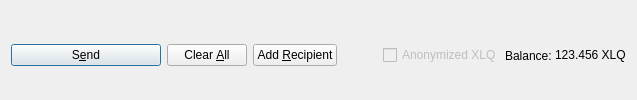
         <widget class="QFrame" name="frame_Send">
          <layout class="QHBoxLayout" name="horizontalLayout">
           <property name="bottomMargin">
            <number>0</number>
           </property>
           <item>
            <widget class="QPushButton" name="sendButton">
             <property name="minimumSize">
              <size>
               <width>150</width>
               <height>0</height>
              </size>
             </property>
             <property name="toolTip">
              <string>Confirm the send action</string>
             </property>
             <property name="text">
              <string>S&amp;end</string>
             </property>
             <property name="icon">
              <iconset resource="../alqo.qrc">
               <normaloff>:/icons/send</normaloff>:/icons/send</iconset>
             </property>
             <property name="autoDefault">
              <bool>false</bool>
             </property>
             <property name="default">
              <bool>true</bool>
             </property>
            </widget>
           </item>
           <item>
            <widget class="QPushButton" name="clearButton">
             <property name="sizePolicy">
              <sizepolicy hsizetype="Minimum" vsizetype="Fixed">
               <horstretch>0</horstretch>
               <verstretch>0</verstretch>
              </sizepolicy>
             </property>
             <property name="toolTip">
              <string>Clear all fields of the form.</string>
             </property>
             <property name="text">
              <string>Clear &amp;All</string>
             </property>
             <property name="icon">
              <iconset resource="../alqo.qrc">
               <normaloff>:/icons/remove</normaloff>:/icons/remove</iconset>
             </property>
             <property name="autoDefault">
              <bool>false</bool>
             </property>
            </widget>
           </item>
           <item>
            <widget class="QPushButton" name="addButton">
             <property name="toolTip">
              <string>Send to multiple recipients at once</string>
             </property>
             <property name="text">
              <string>Add &amp;Recipient</string>
             </property>
             <property name="icon">
              <iconset resource="../alqo.qrc">
               <normaloff>:/icons/add</normaloff>:/icons/add</iconset>
             </property>
             <property name="autoDefault">
              <bool>false</bool>
             </property>
            </widget>
           </item>
           <item>
            <spacer name="horizontalSpacer">
             <property name="orientation">
              <enum>Qt::Horizontal</enum>
             </property>
             <property name="sizeHint" stdset="0">
              <size>
               <width>40</width>
               <height>20</height>
              </size>
             </property>
            </spacer>
           </item>
           <item>
            <layout class="QHBoxLayout" name="horizontalLayout_2">
             <property name="spacing">
              <number>3</number>
             </property>
             <item>
              <widget class="QCheckBox" name="checkzXLQ">
               <property name="enabled">
                <bool>false</bool>
               </property>
               <property name="text">
                <string>Anonymized XLQ</string>
               </property>
              </widget>
             </item>
             <item>
              <widget class="QLabel" name="label">
               <property name="text">
                <string>Balance:</string>
               </property>
              </widget>
             </item>
             <item>
              <widget class="QLabel" name="labelBalance">
               <property name="sizePolicy">
                <sizepolicy hsizetype="Preferred" vsizetype="Fixed">
                 <horstretch>0</horstretch>
                 <verstretch>0</verstretch>
                </sizepolicy>
               </property>
               <property name="cursor">
                <cursorShape>IBeamCursor</cursorShape>
               </property>
               <property name="text">
                <string notr="true">123.456 XLQ</string>
               </property>
               <property name="textInteractionFlags">
                <set>Qt::LinksAccessibleByMouse|Qt::TextSelectableByKeyboard|Qt::TextSelectableByMouse</set>
               </property>
              </widget>
             </item>
            </layout>
           </item>
          </layout>
         </widget>
